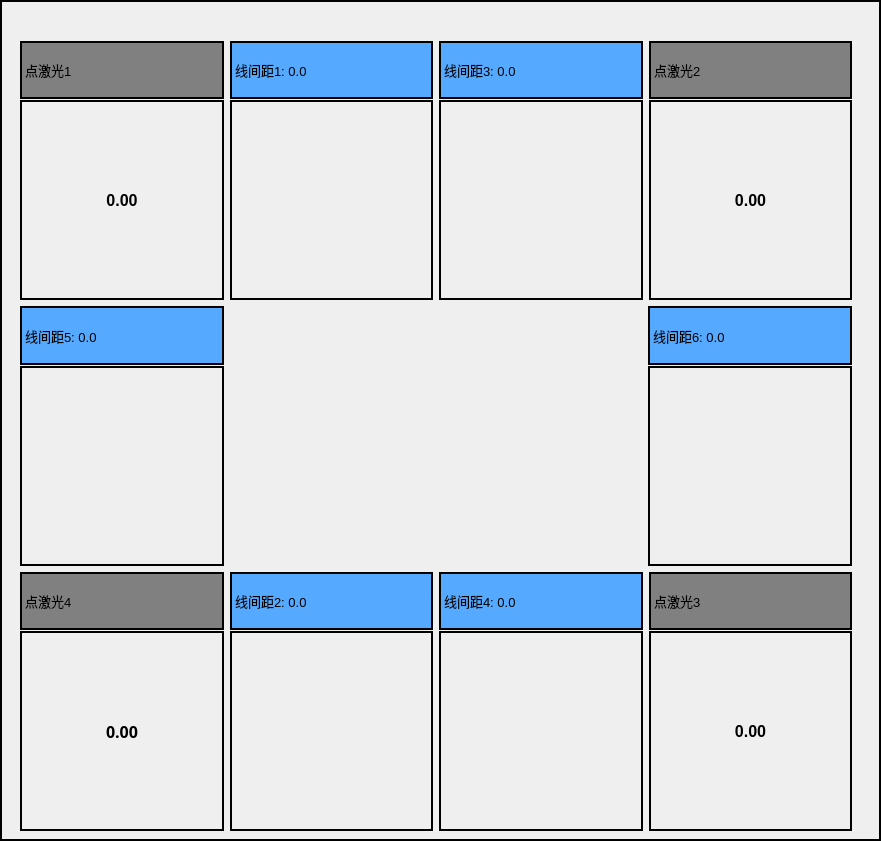
      <widget class="QGroupBox" name="groupBox_3">
       <property name="geometry">
        <rect>
         <x>10</x>
         <y>50</y>
         <width>881</width>
         <height>841</height>
        </rect>
       </property>
       <property name="styleSheet">
        <string notr="true">QGroupBox {
    border: 2px solid black;
}</string>
       </property>
       <property name="title">
        <string/>
       </property>
       <widget class="QWidget" name="layoutWidget">
        <property name="geometry">
         <rect>
          <x>20</x>
          <y>41</y>
          <width>832</width>
          <height>790</height>
         </rect>
        </property>
        <layout class="QGridLayout" name="gridLayout_20">
         <item row="0" column="0">
          <layout class="QGridLayout" name="gridLayout_16">
           <item row="0" column="0">
            <layout class="QGridLayout" name="gridLayout_3">
             <property name="verticalSpacing">
              <number>1</number>
             </property>
             <item row="0" column="0">
              <widget class="QLabel" name="label_19">
               <property name="minimumSize">
                <size>
                 <width>200</width>
                 <height>35</height>
                </size>
               </property>
               <property name="font">
                <font>
                 <family>Arial</family>
                 <pointsize>10</pointsize>
                </font>
               </property>
               <property name="styleSheet">
                <string notr="true">QLabel {
	background-color: rgb(128,128,128);
    border: 2px solid black;
    text-align: left;
}</string>
               </property>
               <property name="text">
                <string>点激光1</string>
               </property>
              </widget>
             </item>
             <item row="1" column="0">
              <widget class="QLabel" name="label_laserDist0">
               <property name="minimumSize">
                <size>
                 <width>200</width>
                 <height>200</height>
                </size>
               </property>
               <property name="font">
                <font>
                 <pointsize>12</pointsize>
                 <weight>75</weight>
                 <bold>true</bold>
                </font>
               </property>
               <property name="styleSheet">
                <string notr="true">QLabel {
    border: 2px solid black;
    text-align: left;
}</string>
               </property>
               <property name="text">
                <string>0.00</string>
               </property>
               <property name="alignment">
                <set>Qt::AlignCenter</set>
               </property>
              </widget>
             </item>
            </layout>
           </item>
           <item row="0" column="1">
            <layout class="QGridLayout" name="gridLayout_4">
             <property name="verticalSpacing">
              <number>1</number>
             </property>
             <item row="0" column="0">
              <widget class="QLabel" name="label_cam_dist0">
               <property name="minimumSize">
                <size>
                 <width>200</width>
                 <height>35</height>
                </size>
               </property>
               <property name="font">
                <font>
                 <family>Arial</family>
                 <pointsize>10</pointsize>
                </font>
               </property>
               <property name="styleSheet">
                <string notr="true">QLabel {
    border: 2px solid black;
	background-color: rgb(85, 170, 255);
    text-align: left;
}</string>
               </property>
               <property name="text">
                <string>线间距1: 0.0</string>
               </property>
              </widget>
             </item>
             <item row="1" column="0">
              <widget class="QLabel" name="label_cam_dis0">
               <property name="minimumSize">
                <size>
                 <width>200</width>
                 <height>200</height>
                </size>
               </property>
               <property name="styleSheet">
                <string notr="true">QLabel {
    border: 2px solid black;
    text-align: left;
}</string>
               </property>
               <property name="text">
                <string/>
               </property>
              </widget>
             </item>
            </layout>
           </item>
           <item row="0" column="2">
            <layout class="QGridLayout" name="gridLayout_5">
             <property name="verticalSpacing">
              <number>1</number>
             </property>
             <item row="0" column="0">
              <widget class="QLabel" name="label_cam_dist2">
               <property name="minimumSize">
                <size>
                 <width>200</width>
                 <height>35</height>
                </size>
               </property>
               <property name="font">
                <font>
                 <family>Arial</family>
                 <pointsize>10</pointsize>
                </font>
               </property>
               <property name="styleSheet">
                <string notr="true">QLabel {
    border: 2px solid black;
	background-color: rgb(85, 170, 255);
    text-align: left;
}</string>
               </property>
               <property name="text">
                <string>线间距3: 0.0</string>
               </property>
              </widget>
             </item>
             <item row="1" column="0">
              <widget class="QLabel" name="label_cam_dis2">
               <property name="minimumSize">
                <size>
                 <width>200</width>
                 <height>200</height>
                </size>
               </property>
               <property name="styleSheet">
                <string notr="true">QLabel {
    border: 2px solid black;
    text-align: left;
}</string>
               </property>
               <property name="text">
                <string/>
               </property>
              </widget>
             </item>
            </layout>
           </item>
           <item row="0" column="3">
            <layout class="QGridLayout" name="gridLayout_6">
             <property name="verticalSpacing">
              <number>1</number>
             </property>
             <item row="0" column="0">
              <widget class="QLabel" name="label_31">
               <property name="minimumSize">
                <size>
                 <width>200</width>
                 <height>35</height>
                </size>
               </property>
               <property name="font">
                <font>
                 <family>Arial</family>
                 <pointsize>10</pointsize>
                </font>
               </property>
               <property name="styleSheet">
                <string notr="true">QLabel {
    border: 2px solid black;
	background-color: rgb(128,128,128);
    text-align: left;
}</string>
               </property>
               <property name="text">
                <string>点激光2</string>
               </property>
              </widget>
             </item>
             <item row="1" column="0">
              <widget class="QLabel" name="label_laserDist1">
               <property name="minimumSize">
                <size>
                 <width>200</width>
                 <height>200</height>
                </size>
               </property>
               <property name="font">
                <font>
                 <pointsize>12</pointsize>
                 <weight>75</weight>
                 <bold>true</bold>
                </font>
               </property>
               <property name="styleSheet">
                <string notr="true">QLabel {
    border: 2px solid black;
    text-align: left;
}</string>
               </property>
               <property name="text">
                <string>0.00</string>
               </property>
               <property name="alignment">
                <set>Qt::AlignCenter</set>
               </property>
              </widget>
             </item>
            </layout>
           </item>
          </layout>
         </item>
         <item row="1" column="0">
          <layout class="QGridLayout" name="gridLayout_19">
           <item row="0" column="2">
            <layout class="QGridLayout" name="gridLayout_9">
             <property name="verticalSpacing">
              <number>1</number>
             </property>
             <item row="0" column="0">
              <widget class="QLabel" name="label_cam_dist5">
               <property name="minimumSize">
                <size>
                 <width>200</width>
                 <height>35</height>
                </size>
               </property>
               <property name="font">
                <font>
                 <family>Arial</family>
                 <pointsize>10</pointsize>
                </font>
               </property>
               <property name="styleSheet">
                <string notr="true">QLabel {
    border: 2px solid black;
	background-color: rgb(85, 170, 255);
    text-align: left;
}</string>
               </property>
               <property name="text">
                <string>线间距6: 0.0</string>
               </property>
              </widget>
             </item>
             <item row="1" column="0">
              <widget class="QLabel" name="label_cam_dis5">
               <property name="minimumSize">
                <size>
                 <width>200</width>
                 <height>200</height>
                </size>
               </property>
               <property name="styleSheet">
                <string notr="true">QLabel {
    border: 2px solid black;
    text-align: left;
}</string>
               </property>
               <property name="text">
                <string/>
               </property>
              </widget>
             </item>
            </layout>
           </item>
           <item row="0" column="0">
            <layout class="QGridLayout" name="gridLayout_7">
             <property name="verticalSpacing">
              <number>1</number>
             </property>
             <item row="1" column="0">
              <widget class="QLabel" name="label_cam_dis4">
               <property name="minimumSize">
                <size>
                 <width>200</width>
                 <height>200</height>
                </size>
               </property>
               <property name="styleSheet">
                <string notr="true">QLabel {
    border: 2px solid black;
    text-align: left;
}</string>
               </property>
               <property name="text">
                <string/>
               </property>
              </widget>
             </item>
             <item row="0" column="0">
              <widget class="QLabel" name="label_cam_dist4">
               <property name="minimumSize">
                <size>
                 <width>200</width>
                 <height>35</height>
                </size>
               </property>
               <property name="font">
                <font>
                 <family>Arial</family>
                 <pointsize>10</pointsize>
                </font>
               </property>
               <property name="styleSheet">
                <string notr="true">QLabel {
	background-color: rgb(85, 170, 255);
    border: 2px solid black;
    text-align: left;
}</string>
               </property>
               <property name="text">
                <string>线间距5: 0.0</string>
               </property>
              </widget>
             </item>
            </layout>
           </item>
           <item row="0" column="1">
            <widget class="QLabel" name="label">
             <property name="minimumSize">
              <size>
               <width>412</width>
               <height>238</height>
              </size>
             </property>
             <property name="font">
              <font>
               <family>Agency FB</family>
               <pointsize>16</pointsize>
               <weight>75</weight>
               <bold>true</bold>
              </font>
             </property>
             <property name="styleSheet">
              <string notr="true">QLabel {
	image: url(:/img/images/icon_layout.png);
}</string>
             </property>
             <property name="text">
              <string/>
             </property>
             <property name="alignment">
              <set>Qt::AlignCenter</set>
             </property>
            </widget>
           </item>
          </layout>
         </item>
         <item row="2" column="0">
          <layout class="QGridLayout" name="gridLayout_17">
           <item row="0" column="0">
            <layout class="QGridLayout" name="gridLayout_15">
             <property name="horizontalSpacing">
              <number>6</number>
             </property>
             <property name="verticalSpacing">
              <number>1</number>
             </property>
             <item row="0" column="0">
              <widget class="QLabel" name="label_68">
               <property name="minimumSize">
                <size>
                 <width>200</width>
                 <height>35</height>
                </size>
               </property>
               <property name="font">
                <font>
                 <family>Arial</family>
                 <pointsize>10</pointsize>
                </font>
               </property>
               <property name="styleSheet">
                <string notr="true">QLabel {
	background-color: rgb(128,128,128);
    border: 2px solid black;
    text-align: left;
}</string>
               </property>
               <property name="text">
                <string>点激光4</string>
               </property>
              </widget>
             </item>
             <item row="1" column="0">
              <widget class="QLabel" name="label_laserDist3">
               <property name="minimumSize">
                <size>
                 <width>200</width>
                 <height>200</height>
                </size>
               </property>
               <property name="font">
                <font>
                 <family>SimSun-ExtB</family>
                 <pointsize>12</pointsize>
                 <weight>75</weight>
                 <bold>true</bold>
                </font>
               </property>
               <property name="styleSheet">
                <string notr="true">QLabel {
    border: 2px solid black;
    text-align: center;
}</string>
               </property>
               <property name="text">
                <string>0.00</string>
               </property>
               <property name="alignment">
                <set>Qt::AlignCenter</set>
               </property>
              </widget>
             </item>
            </layout>
           </item>
           <item row="0" column="1">
            <layout class="QGridLayout" name="gridLayout_14">
             <property name="verticalSpacing">
              <number>1</number>
             </property>
             <item row="0" column="0">
              <widget class="QLabel" name="label_cam_dist1">
               <property name="minimumSize">
                <size>
                 <width>200</width>
                 <height>35</height>
                </size>
               </property>
               <property name="font">
                <font>
                 <family>Arial</family>
                 <pointsize>10</pointsize>
                </font>
               </property>
               <property name="styleSheet">
                <string notr="true">QLabel {
    border: 2px solid black;
	background-color: rgb(85, 170, 255);
    text-align: left;
}</string>
               </property>
               <property name="text">
                <string>线间距2: 0.0</string>
               </property>
              </widget>
             </item>
             <item row="1" column="0">
              <widget class="QLabel" name="label_cam_dis1">
               <property name="minimumSize">
                <size>
                 <width>200</width>
                 <height>200</height>
                </size>
               </property>
               <property name="styleSheet">
                <string notr="true">QLabel {
    border: 2px solid black;
    text-align: left;
}</string>
               </property>
               <property name="text">
                <string/>
               </property>
              </widget>
             </item>
            </layout>
           </item>
           <item row="0" column="2">
            <layout class="QGridLayout" name="gridLayout_13">
             <property name="verticalSpacing">
              <number>1</number>
             </property>
             <item row="0" column="0">
              <widget class="QLabel" name="label_cam_dist3">
               <property name="minimumSize">
                <size>
                 <width>200</width>
                 <height>35</height>
                </size>
               </property>
               <property name="font">
                <font>
                 <family>Arial</family>
                 <pointsize>10</pointsize>
                </font>
               </property>
               <property name="styleSheet">
                <string notr="true">QLabel {
    border: 2px solid black;
	background-color: rgb(85, 170, 255);
    text-align: left;
}</string>
               </property>
               <property name="text">
                <string>线间距4: 0.0</string>
               </property>
              </widget>
             </item>
             <item row="1" column="0">
              <widget class="QLabel" name="label_cam_dis3">
               <property name="minimumSize">
                <size>
                 <width>200</width>
                 <height>200</height>
                </size>
               </property>
               <property name="styleSheet">
                <string notr="true">QLabel {
    border: 2px solid black;
    text-align: left;
}</string>
               </property>
               <property name="text">
                <string/>
               </property>
              </widget>
             </item>
            </layout>
           </item>
           <item row="0" column="3">
            <layout class="QGridLayout" name="gridLayout_12">
             <property name="verticalSpacing">
              <number>1</number>
             </property>
             <item row="0" column="0">
              <widget class="QLabel" name="label_67">
               <property name="minimumSize">
                <size>
                 <width>200</width>
                 <height>35</height>
                </size>
               </property>
               <property name="font">
                <font>
                 <family>Arial</family>
                 <pointsize>10</pointsize>
                </font>
               </property>
               <property name="styleSheet">
                <string notr="true">QLabel {
    border: 2px solid black;
	background-color: rgb(128,128,128);
    text-align: left;
}</string>
               </property>
               <property name="text">
                <string>点激光3</string>
               </property>
              </widget>
             </item>
             <item row="1" column="0">
              <widget class="QLabel" name="label_laserDist2">
               <property name="minimumSize">
                <size>
                 <width>200</width>
                 <height>200</height>
                </size>
               </property>
               <property name="font">
                <font>
                 <pointsize>12</pointsize>
                 <weight>75</weight>
                 <bold>true</bold>
                </font>
               </property>
               <property name="styleSheet">
                <string notr="true">QLabel {
    border: 2px solid black;
    text-align: left;
}</string>
               </property>
               <property name="text">
                <string>0.00</string>
               </property>
               <property name="alignment">
                <set>Qt::AlignCenter</set>
               </property>
              </widget>
             </item>
            </layout>
           </item>
          </layout>
         </item>
        </layout>
       </widget>
      </widget>
